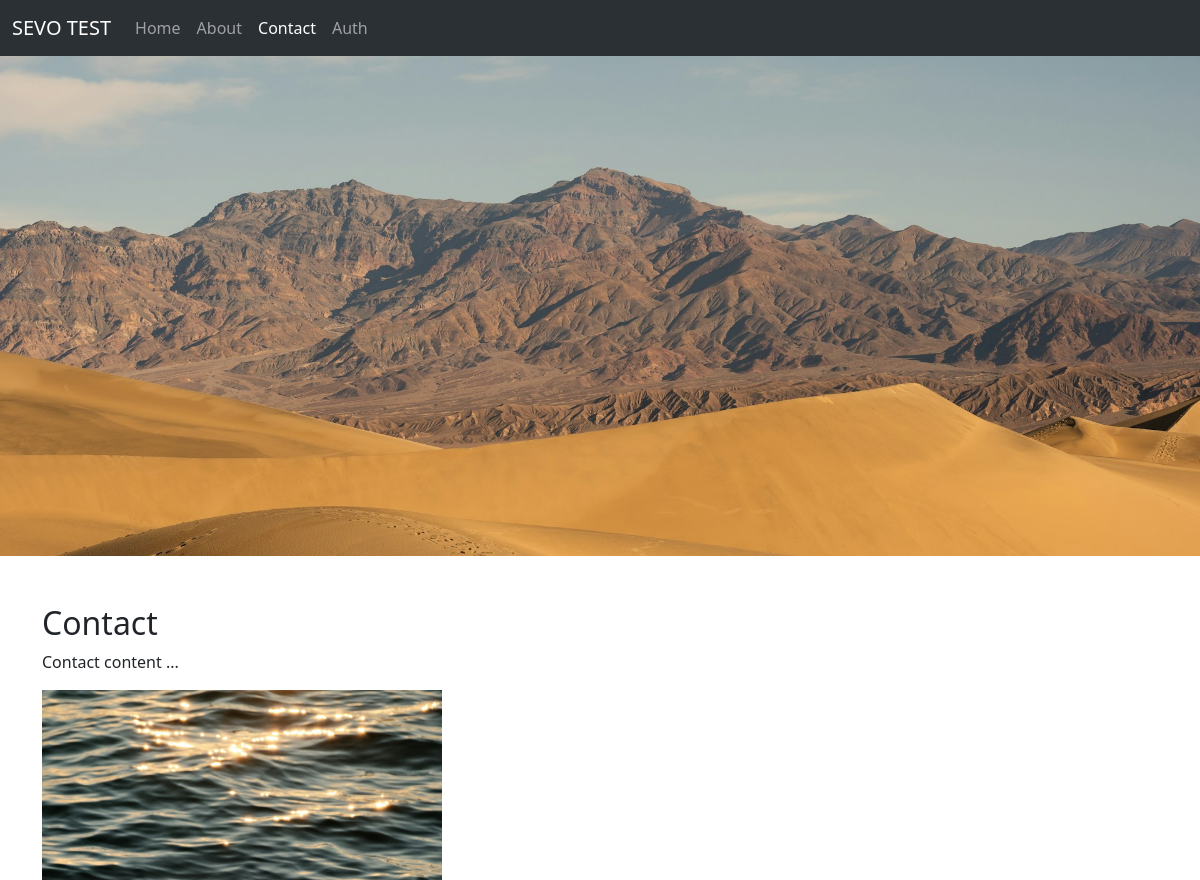
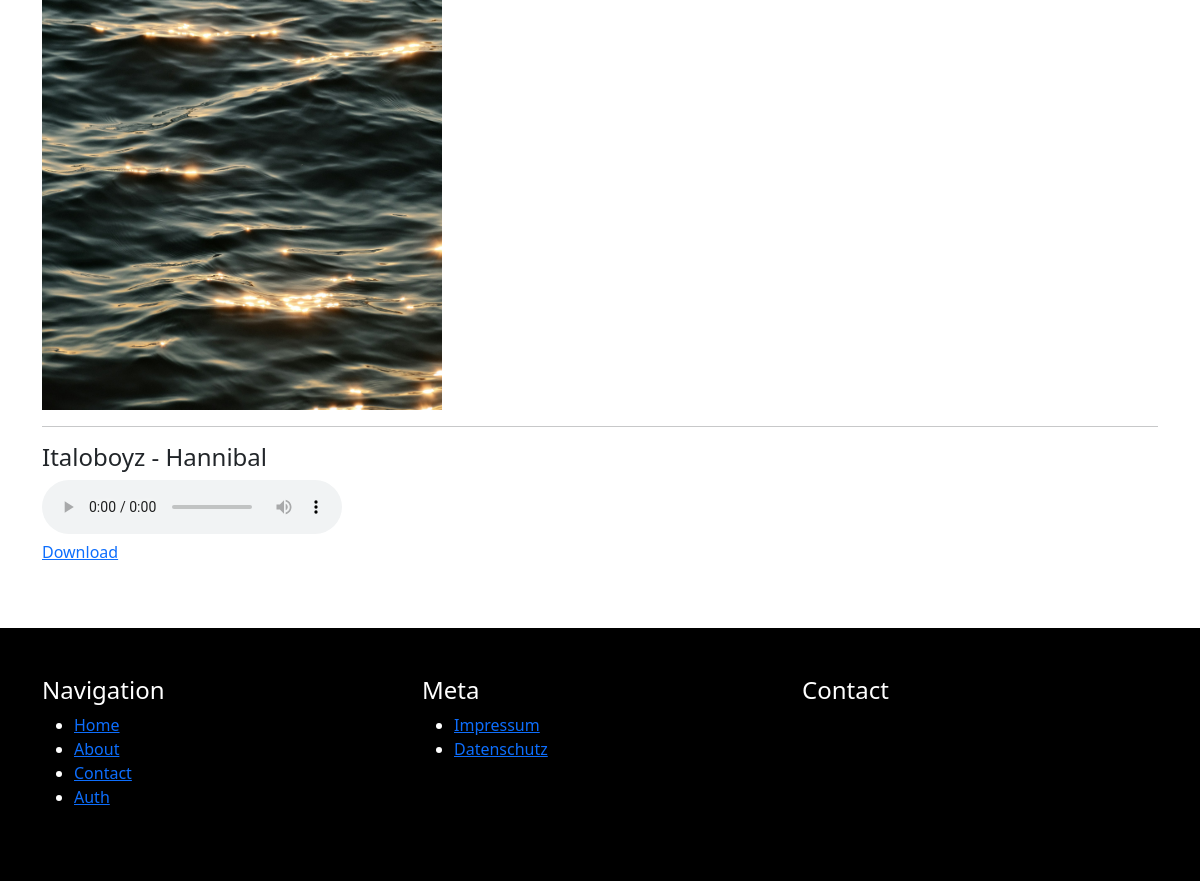
/page/contact/, run on the app's committed database (2 pictures, top to bottom).
### sevo_pages/models.py (models this page shows, shortened)
class PageMenu(models.Model):
    menu = models.ForeignKey("Menu", blank=True, null=True, on_delete=models.SET_NULL)
    page = models.ForeignKey(Page, blank=True, null=True, on_delete=models.CASCADE, verbose_name=_("Page"))
    url_path = models.SlugField(blank=True, null=True, verbose_name=_("URL path"))
    is_reverse = models.BooleanField(default=False, verbose_name=_("Is reverse"))
    order = models.PositiveIntegerField(default=0, verbose_name=_("Order"))
    published = models.BooleanField(default=True, verbose_name=_("Published"))
    def get_page(self):
        return self.page
    class Meta:
        ordering = ["order"]
        verbose_name = _("Page Menu")
        verbose_name_plural = _("Page Menus")

class Page(models.Model):
    class MenueChoices(models.IntegerChoices):
        MAIN = 0, _("Main"),
        META = 1, _("Meta"),
        NONE = 2, _("None")
    title = models.CharField(max_length=50, verbose_name=_("Title"))
    slug = models.SlugField(max_length=50, unique=True, verbose_name=_("Slug"))
    meta_description = models.CharField(max_length=160, blank=True, null=True, verbose_name=_("Meta description"))
    meta_custom = models.TextField(blank=True, null=True, verbose_name=_("Meta custom tags"))
    picture = models.ForeignKey(Picture, blank=True, null=True, on_delete=models.SET_NULL)
    url_path = models.CharField(max_length=255, blank=True, null=True, verbose_name=_("URL path"))
    is_reverse = models.BooleanField(default=False, verbose_name=_("Is reverse"))
    published = models.BooleanField(default=True, verbose_name=_("Published"))
    is_home = models.BooleanField(default=False)
    created_at = models.DateTimeField(auto_now_add=True, verbose_name=_("Created at"))
    updated_at = models.DateTimeField(auto_now=True, verbose_name=_("Updated at"))
    def get_all_pagearticles(self):
        return self.pagearticle_set.all()
    def get_published_pagearticles(self):
        return self.get_all_pagearticles().filter(published=True)
    def get_absolute_url(self):
        if self.url_path != None:
            if self.is_reverse:
                path = reverse(self.url_path)
            else:
                path = self.url_path
            return path
        if self.is_home:
            return reverse("homepage")
        return reverse("sevo-pages-detail", kwargs={"slug": self.slug})
    @classmethod
    def get_home_page(cls):
        try:
            home = cls.objects.get(is_home=True)
        except:
            home = cls.objects.first
        return home
    class Meta:
        verbose_name = _("Page")
        verbose_name_plural = _("Pages")

class PageArticle(models.Model):
    page = models.ForeignKey(Page, blank=True, null=True, on_delete=models.SET_NULL)
    article = models.ForeignKey(Article, blank=True, null=True, on_delete=models.SET_NULL, verbose_name=_("Article"))
    order = models.PositiveIntegerField(default=0, verbose_name=_("Order"))
    published = models.BooleanField(default=True, verbose_name=_("Published"))
    def get_article(self):
        return self.article
    class Meta:
        ordering = ["order"]
        verbose_name = _("Page Article")
        verbose_name_plural = _("Page Articles")

class Article(models.Model):
    name = models.CharField(max_length=150, verbose_name=_("Name"))
    title = models.CharField(max_length=150, verbose_name=_("Title"))
    content = models.TextField(verbose_name=_("Content"))
    published = models.BooleanField(default=True, verbose_name=_("Published"))
    created_at = models.DateTimeField(auto_now_add=True, verbose_name=_("Created at"))
    updated_at = models.DateTimeField(auto_now=True, verbose_name=_("Updated at"))
    def get_content_rendered(self):
        from django.template import Template, Context
        from django.template.loader import render_to_string
        try:
            tpl = Template("{% load sevo_tags %}" + self.content)
            return tpl.render(Context({}))
        except:
            return self.content
    class Meta:
        ordering = ["-updated_at"]
        verbose_name = _("Article")
        verbose_name_plural = _("Articles")

### sevo_media/models.py (models this page shows, shortened)
class Picture(models.Model):
    title = models.CharField(max_length=50)
    image = models.ImageField(upload_to="uploads/images")
    tags = models.ManyToManyField(PictureTag, blank=True)
    created_at = models.DateTimeField(auto_now_add=True)
    updated_at = models.DateTimeField(auto_now=True)
    def __str__(self):
        return f"{self.title} [{self.get_tags_as_str()}]"
    @admin.display(description="Image URL")
    def get_image_url(self):
        if self.image:
            return self.image.url
        return None
    @admin.display(description="Tags")
    def get_tags_as_str(self):
        tags = self.tags.all()
        tag_list = [item.title for item in tags]
        return ", ".join(tag_list)
    class Meta:
        ordering = [
            "-updated_at"
        ]
        verbose_name = _("Picture")
        verbose_name_plural = _("Pictures")

class PictureTag(models.Model):
    title = models.CharField(max_length=50)
    created_at = models.DateTimeField(auto_now_add=True)
    updated_at = models.DateTimeField(auto_now=True)
    class Meta:
        ordering = [
            "-updated_at"
        ]
        verbose_name = _("Picture Tag")
        verbose_name_plural = _("Picture Tags")

class File(models.Model):
    title = models.CharField(max_length=50)
    file = models.FileField(upload_to="uploads/files")
    tags = models.ManyToManyField(FileTag, blank=True)
    created_at = models.DateTimeField(auto_now_add=True)
    updated_at = models.DateTimeField(auto_now=True)
    @admin.display(description="File URL")
    def get_file_url(self):
        if self.file:
            return self.file.url
        return None
    class Meta:
        ordering = [
            "-updated_at"
        ]
        verbose_name = _("File")
        verbose_name_plural = _("Files")

### sevo_pages/views.py (the view)
# urls.py: path("<slug:slug>/", detail, name="sevo-pages-detail")
def detail(request, slug):
    page = get_object_or_404(Page, slug=slug)
    print("path: ", request.path)
    return render(request, "sevo_pages/detail.html", {
        "page": page,
    })

### sevo_pages/models.py (called while the page is built)
    def get_all_pagemenus(self):
        return self.pagemenu_set.all()

    def get_published_pagemenus(self):
        return self.get_all_pagemenus().filter(published=True)

### sevo_templatetags/templatetags/sevo_tags.py (called while the page is built)
@register.simple_tag
def is_active_page(path, page):
    if page.get_absolute_url() == path:
        return "active"

@register.simple_tag
def image_tag(id, w="400", h="auto", wrapper=True):
    try:
        picture = Picture.objects.get(id=int(id))
        print("Picture Tag", picture)
        return render_to_string("sevo_templatetags/partials/_image.html", {
            "picture": picture,
            "width": w,
            "height": h,
            "wrapper": wrapper
        })
    except:
        return render_to_string("sevo_templatetags/partials/_error.html", {
            "message": "<Picture not found>"
        })

@register.simple_tag
def audio_tag(id, download=True, caption=True, download_caption="Download"):
    try:
        audio = File.objects.get(id=int(id))
        return render_to_string("sevo_templatetags/partials/_audio.html", {
            "audio": audio,
            "download": download,
            "download_caption": download_caption,
            "caption": caption
        })
    except:
        return render_to_string("sevo_templatetags/partials/_error.html", {
            "message": "<Audio not found>"
        })

### utils/context_processors.py (called while the page is built)
def menus_context(request):
    menus = Menu.objects.all()
    menu_main = menus.get(name="Main")
    menu_meta = menus.get(name="Meta")
    homepage = Page.get_home_page()
    return {
        "menus": menus,
        "menu_main": menu_main,
        "menu_meta": menu_meta,
        "homepage": homepage
    }

### sevo_pages/templates/sevo_pages/detail.html (shortened to what this page needs)
{% extends "base.html" %}
{% load sevo_tags %}
{% block header %}
    {% if page.picture %}
        <img class="object-fit-cover" src="{{ page.picture.get_image_url }}" width="100%" height="500" />
    {% endif %}
{% endblock %}
{% block content %}
    {% include "./partials/_content.html" %}
{% endblock %}

### templates/partials/_navbar.html (shortened to what this page needs)
{% load sevo_tags %}
<nav class="navbar bg-dark navbar-expand-lg bg-body-tertiary" data-bs-theme="dark">
    <div class="container-fluid">
      <a class="navbar-brand" href="{% url 'homepage' %}">SEVO TEST</a>
      <div class="collapse navbar-collapse" id="navbarSupportedContent">
        <ul class="navbar-nav me-auto mb-2 mb-lg-0">
            {% for pmenu in menu_main.get_published_pagemenus %}
                <li class="nav-item">
                    <a class="nav-link {% is_active_page path=request.path page=pmenu.get_page %}" href={{ pmenu.get_page.get_absolute_url }}>{{ pmenu.get_page.title }}</a>
                </li>
            {% endfor %}
        </ul>
      </div>
    </div>
  </nav>

### sevo_pages/templates/sevo_pages/partials/_content.html
{% for particle in page.get_published_pagearticles %}
    <article>
        <h2>{{ particle.get_article.title }}</h2>
        <p>
            {{ particle.get_article.get_content_rendered }}
        </p>
    </article>
{% endfor %}

### sevo_templatetags/templates/sevo_templatetags/partials/_image.html
{% if wrapper %}
    <div class="image-wrapper">
        <img src="{{ picture.get_image_url  }}" alt="{{ picture.title }}" width="{{ width }}" height="{{ height }}" title="{{ picture.title }}">
    </div>
{% else %}
    <img src="{{ picture.get_image_url  }}" alt="{{ picture.title }}" width="{{ width }}" height="{{ height }}" title="{{ picture.title }}">
{% endif %}

### sevo_templatetags/templates/sevo_templatetags/partials/_audio.html
<div class="audio-wrapper">
    <figure>
        {% if caption %}
            <figcaption>
                <h4>{{ audio.title }}</h4>
            </figcaption>
        {% endif %}
        <audio src="{{ audio.get_file_url }}" controls width="{{ width }}" height="{{ height }}"></audio>
        {% if download %}
            <div class="download">
                <a href="{{ audio.get_file_url }}" download>{{ download_caption }}</a>
            </div>
        {% endif %}
    </figure>
</div>

### templates/partials/_footer.html
<footer class="bg-black text-white py-5">
    <div class="container">
        <div class="row">
            <div class="col-md-4 mb-2">
                <h4>Navigation</h4>
                <ul>
                    {% for pmenu in menu_main.get_published_pagemenus %}
                        <li>
                            <a href="{{ pmenu.get_page.get_absolute_url }}">{{ pmenu.get_page.title }}</a>
                        </li>
                    {% endfor %}
                </ul>
            </div>
            <div class="col-md-4 mb-2">
                <h4>Meta</h4>
                <ul>
                    {% for pmenu in menu_meta.get_published_pagemenus %}
                        <li>
                            <a href="{{ pmenu.get_page.get_absolute_url }}">{{ pmenu.get_page.title }}</a>
                        </li>
                    {% endfor %}
                </ul>
            </div>
            <div class="col-md-4 mb-2">
                <h4>Contact</h4>
            </div>
        </div>
    </div>
</footer>

### data on the page
PageMenu: get_page "Home"
PageMenu: get_page "About"
PageMenu: get_page "Contact"
PageMenu: get_page "Auth"
Page: picture.get_image_url (picture)
PageArticle: get_article "Contact", get_article.get_content_rendered "Contact content ...", get_image_url (picture), download_caption "Download"
File: title "Italoboyz - Hannibal"
PageMenu: get_page "Impressum"
PageMenu: get_page "Datenschutz"
